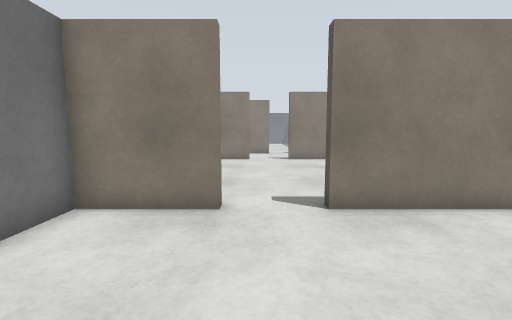
[1] (above)

24 first-person views from a walk through a Gazebo world. The camera is 0.86 m above the floor, tilts 6° down and sees 85° across. The floor is counted in squares, 0.5 m on a side. Each view is taken from the middle of a square. On the plan, view 1 faces up. The plan holds only what a view shows up to about 15 squares ahead; the rest is blank. The place goes on beyond the plan.

[2]
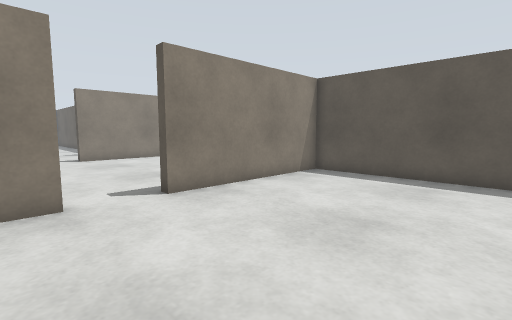

[3]
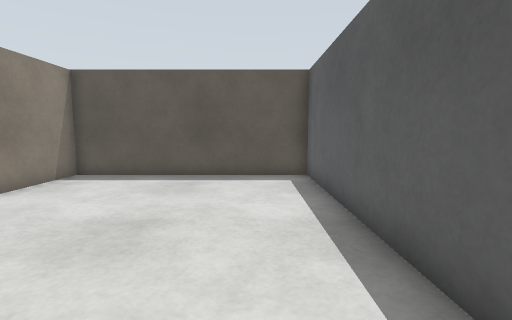

[4]
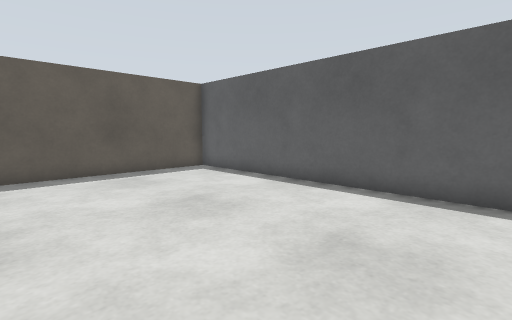

[5]
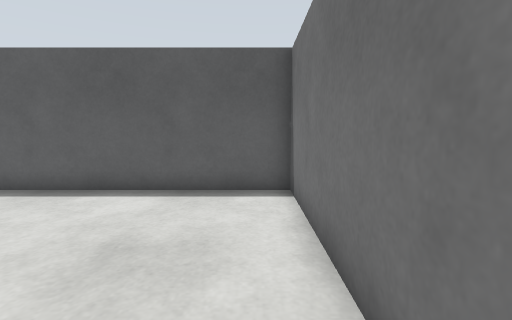

[6]
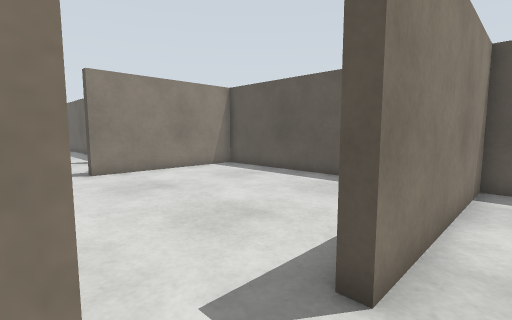

[7]
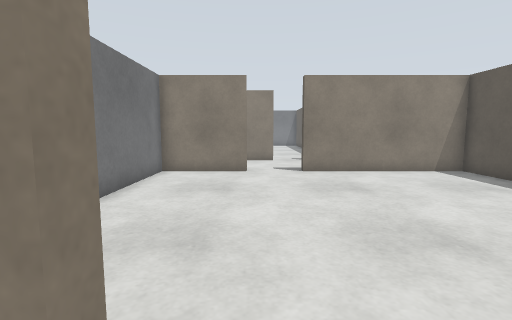

[8]
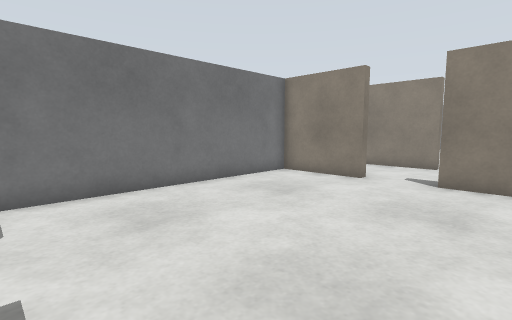

[9]
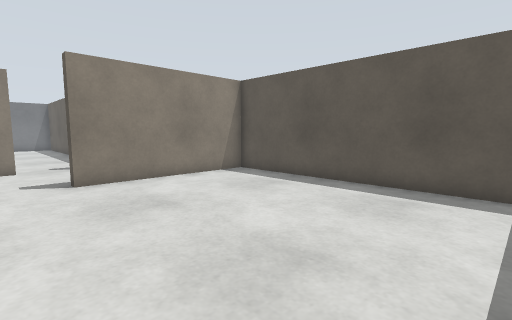

[10]
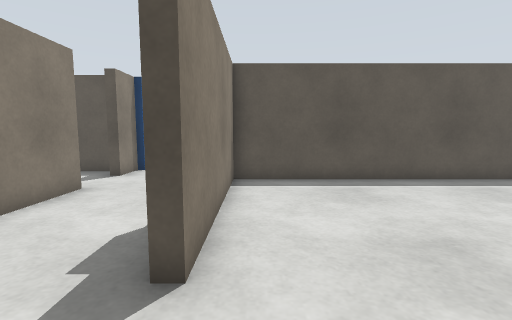

[11]
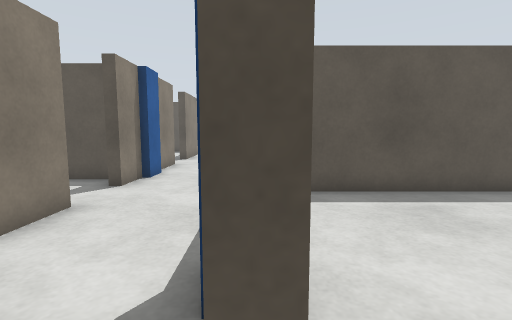

[12]
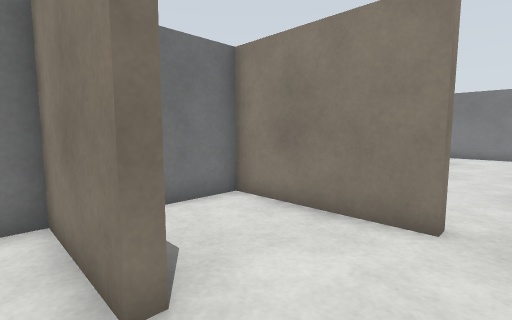

[13]
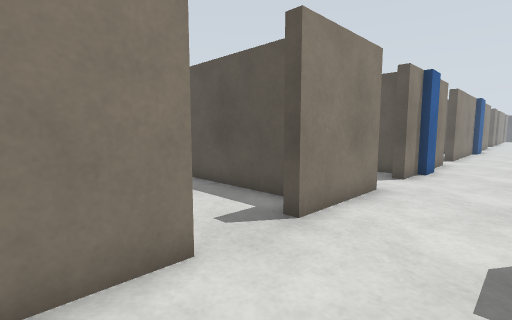

[14]
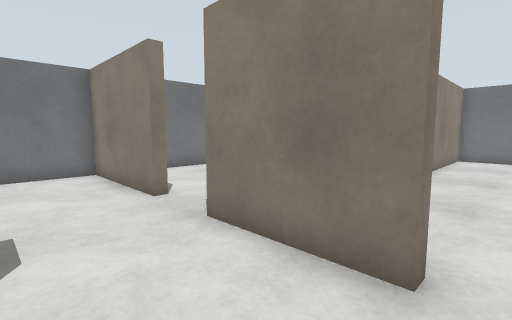

[15]
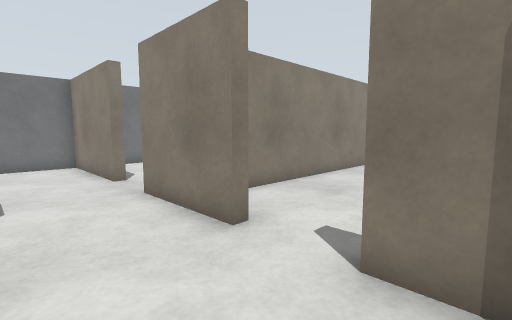

[16]
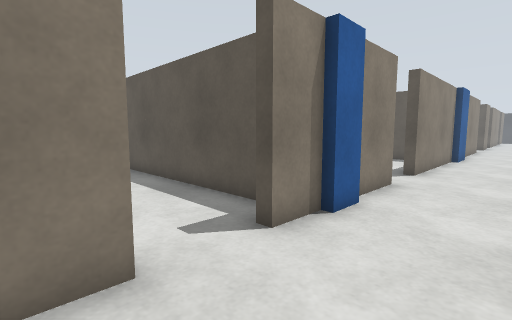

[17]
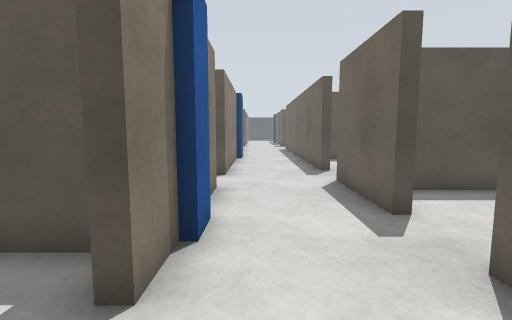

[18]
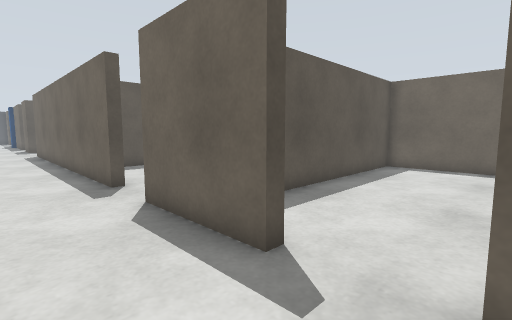

[19]
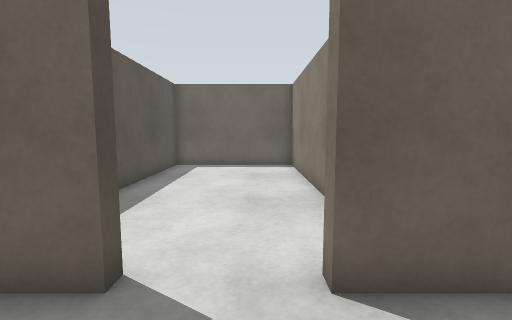

[20]
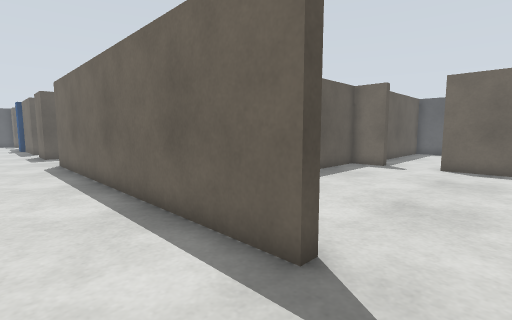

[21]
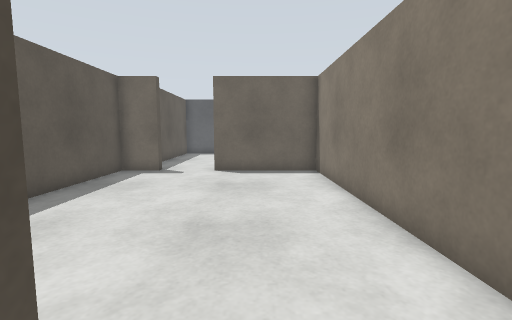

[22]
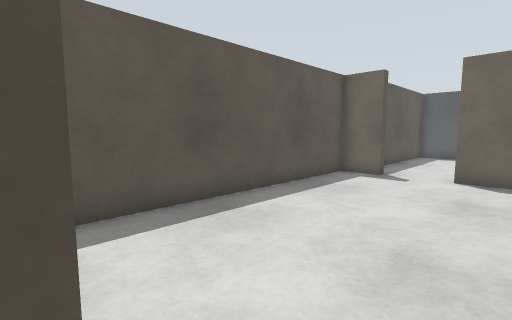

[23]
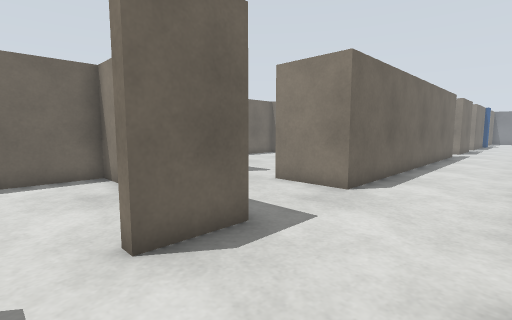

[24]
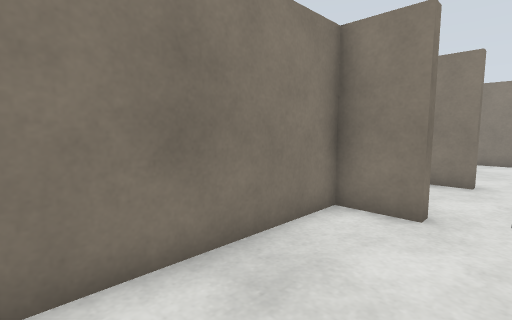

### Floor plan
Ten units are one square. View 1 is at (0, 0); x grows to the right and y downward. Boxes are objects, and circles mark ways between rooms. Rooms are numbered by the first view taken in them; rooms with no view inside come last. Other rooms are left out.
<svg viewBox="-45 -230 456 265">
<path fill="none" stroke="#000" d="M-8 -60 -40 -60 -40 30 88 30 88 -60 16 -60M-4 -172 -4 -168 -40 -168 -40 -72M82 -172 102 -172M16 -60 16 -65M-8 -65 -8 -60M88 -69 88 -168 20 -168 20 -172M10 -212 -40 -212 -40 -184M72 -212 34 -212M244 -212 178 -212M378 -165 378 -100 406 -100M190 -168 190 -172 334 -172 334 -168M155 -212 130 -212M126 -168 126 -172 166 -172M112 -212 96 -212M102 -172 102 -168M222 -55 222 -60 238 -60 238 -159M154 -154 154 -60 199 -60M92 -129 92 -60 150 -60 150 -155"/>
<rect x="35" y="-175" width="10" height="10" fill="#bbb"><title>blue box</title></rect>
<rect x="115" y="-215" width="10" height="10" fill="#bbb"><title>blue box</title></rect>
<rect x="245" y="-215" width="10" height="10" fill="#bbb"><title>blue box</title></rect>
<rect x="365" y="-175" width="40" height="10" fill="#bbb"><title>beige box</title></rect>
<rect x="375" y="-225" width="30" height="20" fill="#bbb"><title>beige box</title></rect>
<circle cx="5" cy="-60" r="3" fill="#2a7"/>
<circle cx="100" cy="-190" r="3" fill="#2a7"/>
<circle cx="175" cy="-170" r="3" fill="#2a7"/>
<circle cx="115" cy="-170" r="3" fill="#2a7"/>
<text x="20" y="-20">1</text>
<text x="30" y="-130">2</text>
<text x="300" y="-190">3</text>
<text x="200" y="-110">4</text>
<text x="120" y="-120">5</text>
</svg>
Room 1 opens to room 2. Room 2 opens to room 3. Room 3 opens to room 4. Room 3 opens to room 5.

Where each view was taken, in squares from view 1:
view 1: 0 up, 0 right, facing up
view 2: 1 down, 2 left, facing up-right
view 3: 1 down, 2 left, facing right
view 4: 5 up, 3 left, facing down-right
view 5: 5 up, 3 left, facing down
view 6: 5 up, 1 left, facing up-right
view 7: 5 up, 0 right, facing up
view 8: 7 up, 4 right, facing up-left
view 9: 7 up, 0 right, facing up-right
view 10: 16 up, 1 left, facing right
view 11: 17 up, 1 right, facing right
view 12: 16 up, 2 right, facing up-left
view 13: 18 up, 1 left, facing up-right
view 14: 18 up, 8 right, facing up-left
view 15: 18 up, 11 right, facing up-left
view 16: 18 up, 6 right, facing up-right
view 17: 20 up, 7 right, facing right
view 18: 20 up, 10 right, facing down-right
view 19: 20 up, 11 right, facing down
view 20: 20 up, 17 right, facing down-right
view 21: 18 up, 18 right, facing down
view 22: 17 up, 18 right, facing down-right
view 23: 21 up, 41 right, facing down-left
view 24: 11 up, 41 right, facing up-left
